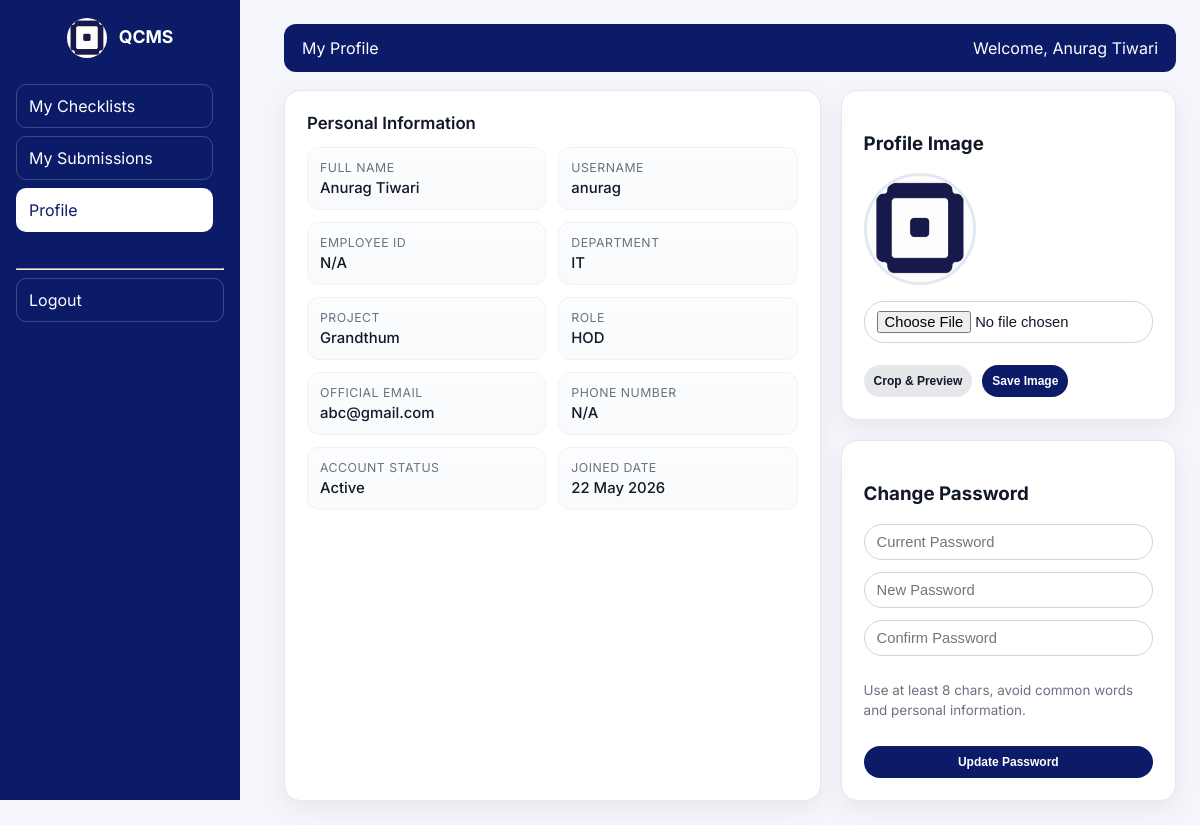
The page /user/profile/ (signed in) on the database its author committed.
### backend/models.py (models this page shows, shortened)
class UserProfile(models.Model):
    ROLE_CHOICES = (
        ('User', 'User'),
        ('HOD', 'HOD'),
        ('Management', 'Management'),
        ('Admin', 'Admin'),
    )
    user = models.OneToOneField(User, on_delete=models.CASCADE)
    role = models.CharField(max_length=50, choices=ROLE_CHOICES)
    department = models.ForeignKey(
        Department,
        on_delete=models.SET_NULL,
        null=True,
        blank=True
    )
    project = models.ForeignKey(
        Project,
        on_delete=models.SET_NULL,
        null=True,
        blank=True
    )
    is_active = models.BooleanField(default=True)
    employee_id = models.CharField(max_length=64, blank=True, default='')
    phone_number = models.CharField(
        max_length=20,
        blank=True,
        default='',
        validators=[
            RegexValidator(
                regex=r'^\+?[0-9\-\s]{7,20}$',
                message='Enter a valid phone number.'
            )
        ]
    )
    profile_image = models.ImageField(
        upload_to='profile_images/',
        blank=True,
        null=True
    )
    created_at = models.DateTimeField(auto_now_add=True, null=True, blank=True)

class Department(models.Model):
    code = models.CharField(max_length=50, unique=True)
    name = models.CharField(max_length=200)
    is_active = models.BooleanField(default=True)
    created_at = models.DateTimeField(auto_now_add=True, null=True, blank=True)
    updated_at = models.DateTimeField(auto_now=True, null=True, blank=True)

class Project(models.Model):
    code = models.CharField(max_length=50, unique=True)
    name = models.CharField(max_length=200)
    domain = models.CharField(
        max_length=50,
        choices=[
            ('Corporate', 'Corporate'),
            ('Non-Corporate', 'Non-Corporate')
        ]
    )
    is_active = models.BooleanField(default=True)
    created_at = models.DateTimeField(auto_now_add=True, null=True, blank=True)
    updated_at = models.DateTimeField(auto_now=True, null=True, blank=True)

### backend/views/user_panel.py (the view)
# urls.py: path('user/profile/', views.user_profile, name='user_profile'),
def user_profile(request):
    profile_obj = get_user_profile(request.user)
    if not profile_obj or profile_obj.role not in {'User', 'HOD', 'Management'}:
        return redirect_for_profile(profile_obj)
    return _profile_view(request)

### backend/logging_service.py (called while the page is built)
def set_current_request(request):
    _current_request.set(request)

### backend/views/common.py (called while the page is built)
def get_user_profile(user):
    if not user or not user.is_authenticated:
        return None
    return UserProfile.objects.filter(user=user).first()

### backend/views/user_panel.py (called while the page is built, shortened)
def _sidebar_menu_for_role(role):
    items = [
        {'url': '/my-checklists/', 'label': 'My Checklists'},
        {'url': '/my-submissions/', 'label': 'My Submissions'},
        {'url': '/user/profile/', 'label': 'Profile'},
    ]
    if role == 'Management':
        items.insert(0, {'url': '/dashboard/', 'label': 'Dashboard'})
    return items

def _profile_view(request):
    if not request.user.is_authenticated:
        return redirect('login')
    profile_obj = get_user_profile(request.user)
    if not profile_obj:
        return redirect('login')
    template_name = 'admin_panel/admin_profile.html' if profile_obj.role == 'Admin' else 'user_panel/profile.html'
    sidebar_menu = _admin_sidebar_menu() if profile_obj.role == 'Admin' else _sidebar_menu_for_role(profile_obj.role)
    return render(request, template_name, {
        'profile_obj': profile_obj,
        'sidebar_menu': sidebar_menu,
    })

### qcms/context_processors.py (called while the page is built)
def branding(request):
    return {
        'PROJECT_DISPLAY_NAME': getattr(settings, 'PROJECT_DISPLAY_NAME', 'QCMS - Quality Control Management System'),
        'PROJECT_SHORT_NAME': getattr(settings, 'PROJECT_SHORT_NAME', 'QCMS'),
    }

### frontend/templates/user_panel/profile.html (shortened to what this page needs)
{% extends 'user_panel/base_user.html' %}
{% load static %}
{% block topbar_title %}My Profile{% endblock %}
{% block topbar_welcome %}Welcome, {{ request.user.get_full_name|default:request.user.username }}{% endblock %}
{% block content %}
<div class="profile-shell">
  <div class="panel-card">
    <h3 class="panel-title">Personal Information</h3>
    <div class="info-grid">
      <div class="info-item"><div class="label">Full Name</div><div class="value">{{ request.user.get_full_name|default:'N/A' }}</div></div>
      <div class="info-item"><div class="label">Username</div><div class="value">{{ request.user.username }}</div></div>
      <div class="info-item"><div class="label">Employee ID</div><div class="value">{{ profile_obj.employee_id|default:'N/A' }}</div></div>
      <div class="info-item"><div class="label">Department</div><div class="value">{{ profile_obj.department.name|default:'N/A' }}</div></div>
      <div class="info-item"><div class="label">Project</div><div class="value">{{ profile_obj.project.name|default:'N/A' }}</div></div>
      <div class="info-item"><div class="label">Role</div><div class="value">{{ profile_obj.role }}</div></div>
      <div class="info-item"><div class="label">Official Email</div><div class="value">{{ request.user.email|default:'N/A' }}</div></div>
      <div class="info-item"><div class="label">Phone Number</div><div class="value">{{ profile_obj.phone_number|default:'N/A' }}</div></div>
      <div class="info-item"><div class="label">Account Status</div><div class="value">{% if profile_obj.is_active %}Active{% else %}Inactive{% endif %}</div></div>
      <div class="info-item"><div class="label">Joined Date</div><div class="value">{{ request.user.date_joined|date:'d M Y' }}</div></div>
    </div>
  </div>
  <div class="side-stack">
    <div class="panel-card"><h3>Profile Image</h3>
      <img class="avatar" id="avatarPreview" src="{% if profile_obj.profile_image %}{{ profile_obj.profile_image.url }}{% else %}{% static 'images/logo.png' %}{% endif %}">
      <form method="post" class="form-row"><input type="file" id="imageInput" accept="image/*"><div class="btn-row"><button class="btn btn-muted" type="button" onclick="openCropper()">Crop & Preview</button><button class="btn btn-primary" type="submit">Save Image</button></div></form>
    </div>
    <div class="panel-card"><h3>Change Password</h3><form method="post" class="form-row">{% csrf_token %}<input type="hidden" name="action" value="change_password"><input required name="current_password" type="password" placeholder="Current Password"><input required name="new_password" type="password" placeholder="New Password"><input required name="confirm_password" type="password" placeholder="Confirm Password"><p class="small">Use at least 8 chars, avoid common words and personal information.</p><button class="btn btn-primary" type="submit">Update Password</button></form></div>
  </div>
</div>
{% endblock %}

### frontend/static/shared/table_system.css (style rules this page uses)
:root { --tbl-head: #080870; --tbl-head-text: #fff; --tbl-border: #e6eaf2; --tbl-row-hover: #eef2ff; }
.btn { height: 32px; padding: 0px 10px; font-size: 12px; line-height: 32px; border-radius: 20px; display: inline-flex; align-items: center; justify-content: center; white-space: nowrap; }
.btn { display: inline-flex; align-items: center; justify-content: center; }

### frontend/templates/user_panel/base_user.html (style rules this page uses)
:root { --brand:#0b1b68; --bg:#f4f6fb; --card:#fff; --muted:#667085; }
* { box-sizing: border-box; }
body { margin:0; font-family:'Inter',sans-serif; background:var(--bg); color:#111827; }

### frontend/templates/user_panel/profile.html (style rules this page uses)
.profile-shell { max-width:1200px;margin:0 auto;display:grid;grid-template-columns:1.6fr 1fr;gap:20px }
.panel-card { background:#fff;border:1px solid #e5e7eb;border-radius:16px;padding:22px;box-shadow:0 8px 24px rgba(16,24,40,.06) }
.panel-title { margin:0 0 14px;font-size:1.05rem;font-weight:600;color:#111827 }
.info-grid { display:grid;grid-template-columns:repeat(2,minmax(0,1fr));gap:12px }
.info-item { padding:12px;border:1px solid #eef2f7;border-radius:12px;background:linear-gradient(180deg,#fbfdff,#f8fafc) }
.label { font-size:.77rem;color:#6b7280;text-transform:uppercase;letter-spacing:.04em }
.value { margin-top:4px;font-size:.93rem;color:#111827;font-weight:500 }
.side-stack { display:flex;flex-direction:column;gap:20px }
.avatar { width:112px;height:112px;border-radius:50%;object-fit:cover;border:3px solid #e2e8f0 }
.form-row { display:grid;gap:12px;margin-top:12px }
input[type='password'],input[type='file'] { width:100%;padding:9px 12px;border:1px solid #d1d5db;border-radius: 20px;background:#fff;font-size:.92rem }
.btn-row { display:flex;gap:10px;flex-wrap:wrap;margin-top:10px }
.btn { border:0;border-radius: 20px;padding: 0px 10px;font-weight:600;cursor:pointer;transition:.2s transform,.2s opacity }
.btn-primary { background:#0b1b68;color:#fff }
.btn-muted { background:#e5e7eb;color:#111827 }
.small { color:#6b7280;font-size:.84rem;line-height:1.45 }

### rows shown on the page
UserProfile: employee_id "N/A", department.name "IT", project.name "Grandthum", role "HOD", phone_number "N/A"

### other values the page prints
{{ panel_title|default:PROJECT_SHORT_NAME }} "QCMS"
{{ item.label }} "My Checklists" "My Submissions" "Profile"
{{ request.user.get_full_name|default:request.user.username }} "Anurag Tiwari"
{{ request.user.get_full_name|default:'N/A' }} "Anurag Tiwari"
{{ request.user.username }} "anurag"
{{ request.user.email|default:'N/A' }} "abc@gmail.com"
{{ request.user.date_joined|date:'d M Y' }} "22 May 2026"
